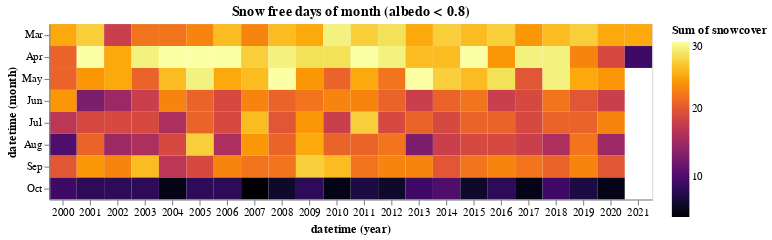

Write notebook code for a chart like this one.
### Code cell
alt.Chart(
    df,
    title="Snow free days of month (albedo < 0.8)"
).mark_rect().encode(
    x='year(datetime):O',
    y='month(datetime):O',
    color=alt.Color('sum(snowcover):Q', scale=alt.Scale(scheme="inferno")),
    tooltip=[
        # alt.Tooltip('monthdate(datetime):T', title='Date'),
        alt.Tooltip('sum(snowcover):Q', title='days without snow')
    ]
).properties(width=550)

### Figure 1 — Vega-Lite specification as saved in the notebook (floating-point values rounded to 4 significant figures; data arrays with more than 128 entries replaced by an {"elided": "..."} marker saying what was removed)
{"config": {"view": {"continuousWidth": 400, "continuousHeight": 300}}, "data": {"name": "data-cdf2c2f6c38a4e2418ada22cd8477eca"}, "mark": "rect", "encoding": {"color": {"type": "quantitative", "aggregate": "sum", "field": "snowcover", "scale": {"scheme": "inferno"}}, "tooltip": [{"type": "quantitative", "aggregate": "sum", "field": "snowcover", "title": "days without snow"}], "x": {"type": "ordinal", "field": "datetime", "timeUnit": "year"}, "y": {"type": "ordinal", "field": "datetime", "timeUnit": "month"}}, "title": "Snow free days of month (albedo < 0.8)", "width": 550, "$schema": "https://vega.github.io/schema/vega-lite/v4.8.1.json", "datasets": {"data-cdf2c2f6c38a4e2418ada22cd8477eca": {"elided": "3531 records"}}}
